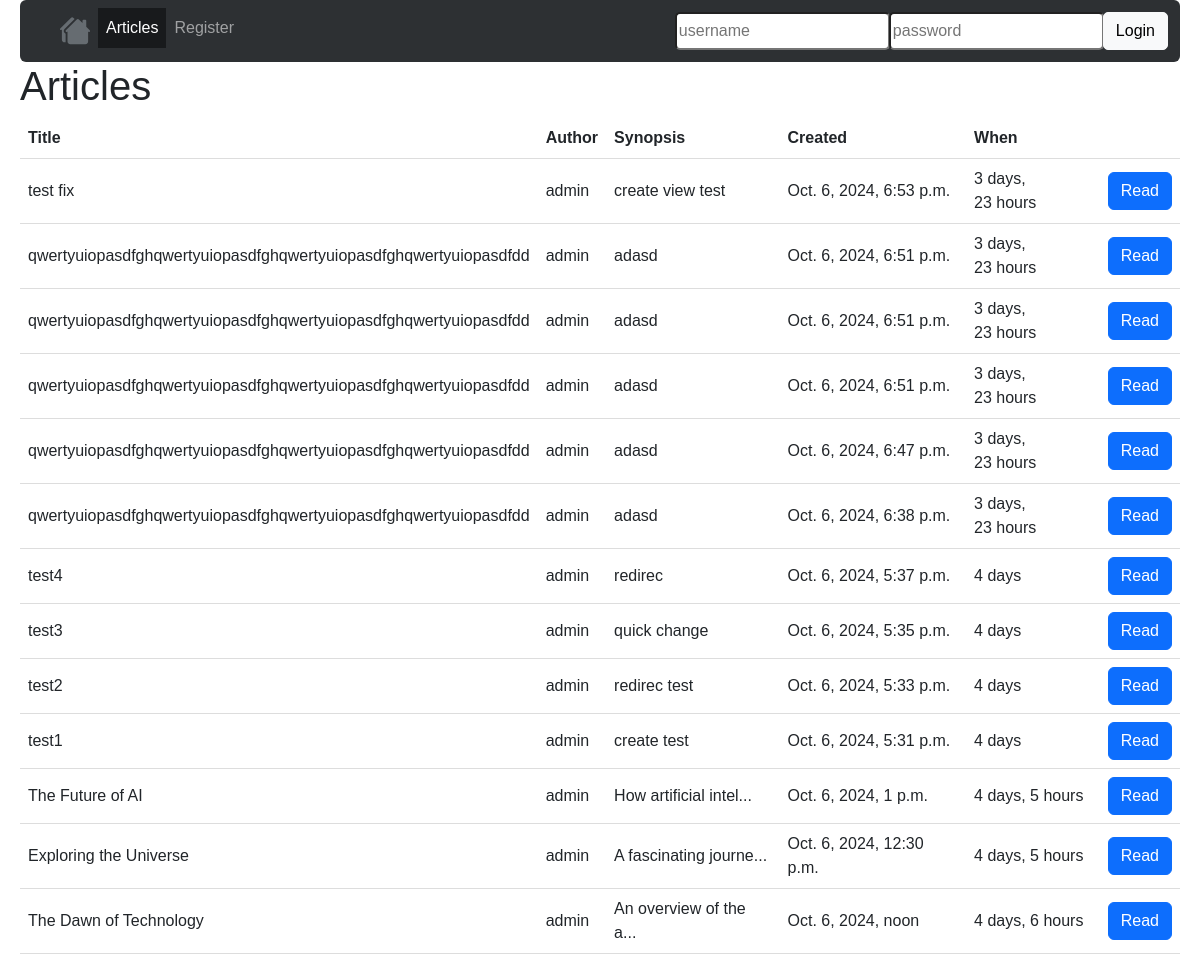
/articles/, run on an earlier commit of the app's database.
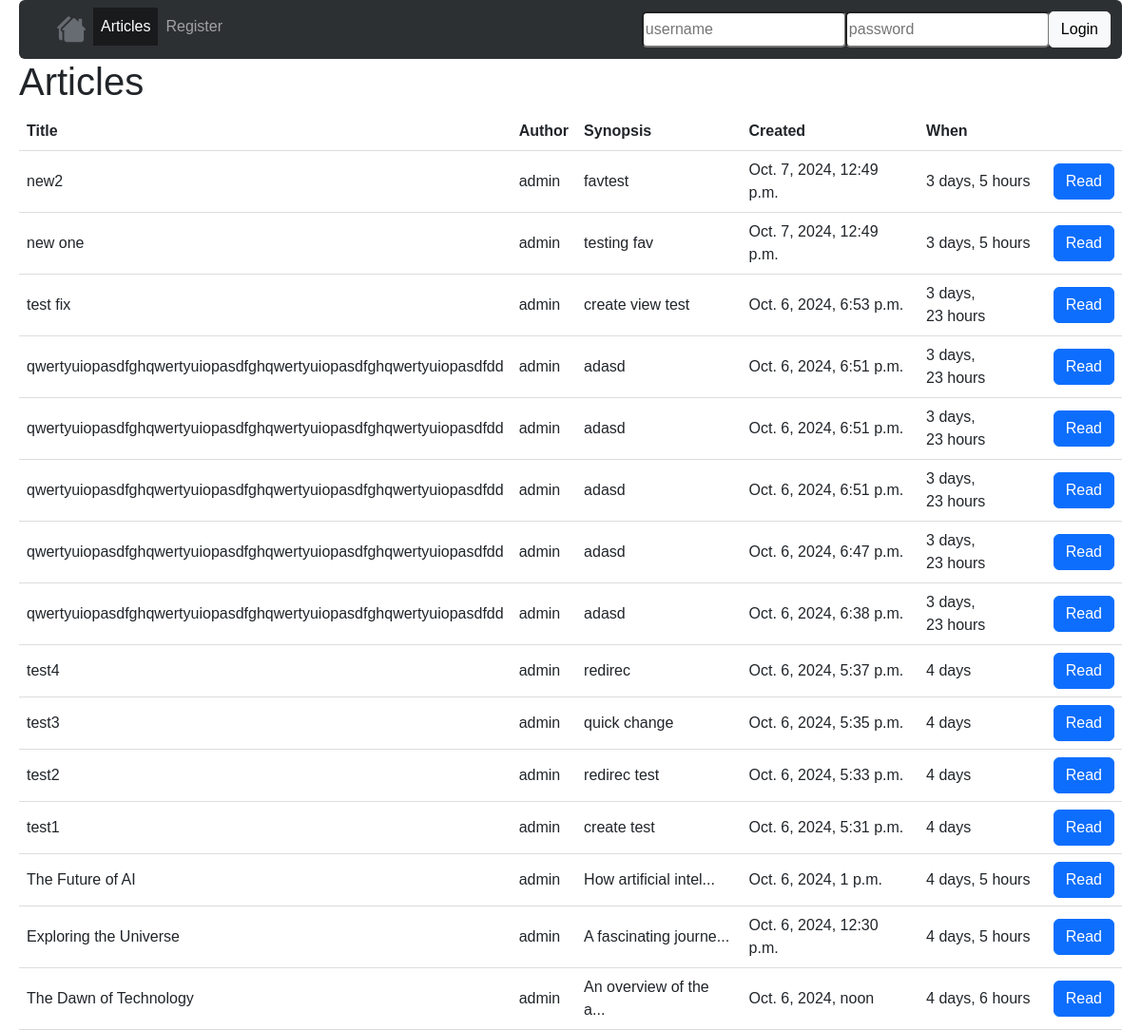
And on a later commit of the database.
### articles/models.py (models this page shows, shortened)
class Article(models.Model):
    title =     models.CharField(max_length=64)
    author =    models.ForeignKey(User, on_delete=models.CASCADE, related_name='articles')
    created =   models.DateTimeField(auto_now_add=True)
    synopsis =  models.CharField(max_length=312)
    content =   models.TextField()

### articles/views/articles.py (the view)
# urls.py: path("", ArticlesListView.as_view(), name='articles'),
class ArticlesListView(ListView):
    model = Article
    template_name = 'articles/articles.html'

### articles/templates/articles/articles.html (shortened to what this page needs)
{% extends 'base.html' %}
{% block content %}
<h1>Articles</h1>
<table>
    <thead>
        <tr>
            <th>Title</th>
            <th>Author</th>
            <th>Synopsis</th>
            <th>Created</th>
            <th>When</th>
            <th></th>
        </tr>
    </thead>
    <tbody>
        {% for article in object_list|dictsortreversed:"created" %}
        <tr>
            <td>{{ article.title }}</td>
            <td>{{ article.author }}</td>
            <td>
                {% if article.synopsis|length > 20 %}
                    {{ article.synopsis|slice:":20" }}...
                {% else %}
                    {{ article.synopsis }}
                {% endif %}
            </td>
            <td>{{ article.created }}</td>
            <td>{{ article.created|timesince }}</td>
            <td><a href="{% url 'details' article.id %}" class="btn btn-primary">Read</a></td>
        </tr>
        {% empty %}
        <tr>
            <td colspan="4">No articles.</td>
        </tr>
        {%  endfor %}
    </tbody>
</table>
{% endblock %}

### templates/base.html (shortened to what this page needs)
<!DOCTYPE html>
<html>
<head>
    {% load bootstrap5 %} {% bootstrap_css %} {% bootstrap_javascript %} {% load static %}
</head>
<body>
    <nav class="navbar navbar-expand-lg navbar-dark px-1000" style="background-color: #2d3033; border-radius: 6px; padding-left: 20px">
        <div class="container">
            <ul class="navbar-nav mr-auto">
                <li>
                    <a class="nav-link" href="{% url 'home' %}">
                        <img src="{% static 'houses-fill.svg' %}" alt="Home" style="height: 30px;">
                    </a>
                </li>
                <li>
                    {% url 'articles' as articles_url %}
                    <a class="nav-link {% if request.path == articles_url %}active{% endif %}" href="{% url 'articles' %}">Articles</a>
                </li>
                {% if request.user.is_authenticated %}
                <li>
                    {% url 'favourites' as fav_url %}
                    <a class="nav-link {% if request.path == fav_url %}active{% endif %}" href="{% url 'favourites' %}">Favourites</a>
                </li>
                <li>
                    {% url 'publications' as pub_url %}
                    <a class="nav-link {% if request.path == pub_url %}active{% endif %}" href="{% url 'publications' %}">Publications</a>
                </li>
                {% else %}
                <li>
                    {% url 'register' as reg_url %}
                    <a class="nav-link {% if request.path == reg_url %}active{% endif %}" href="{% url 'register' %}">Register</a>
                </li>
                {% endif %}
            </ul>
            <ul class="navbar-nav ml-auto">
                {% if request.user.is_authenticated %}
                <li>
                    <span class="nav-link">Logged as {{ request.user.username }}</span>
                </li>
                <li>
                    <a class="nav-link" href="{% url 'logout' %}">Logout</a>
                </li>
                {% else %}
                {% url 'login' as login_url %}
                {% if request.path != login_url %}
                <li class="nav-item">
                    <form method="post" action="{% url 'login' %}">
                        <div class="input-group">
                            <input type="text" id="username" name="username" placeholder="username" required style="border-radius: 5px">
                            <input type="password" id="password" name="password" placeholder="password" required style="border-radius: 5px">
                            <div>
                                <button type="submit" style="border-radius: 5px" class="btn btn-light">Login</button>
                            </div>
                        </form>
                    </div>
                {% endif %}
                {% endif %}
    </nav>
    {% block content %}
    {% endblock %}
</body>
</html>

### templates/base.html (style rules this page uses)
.navbar-nav .nav-link.active { background-color: #181a1c; }
body { padding-left: 20px; padding-right: 20px; font-family: Arial, sans-serif; }
th, td { padding: 8px; border-bottom: 1px solid #ddd; }

What changed in the data, as far as the page shows it:
added Article: title "new2", author "admin", synopsis "favtest", created "Oct. 7, 2024, 12:49 p.m.", created "3 days, 5 hours"
added Article: title "new one", author "admin", synopsis "testing fav", created "Oct. 7, 2024, 12:49 p.m.", created "3 days, 5 hours"
